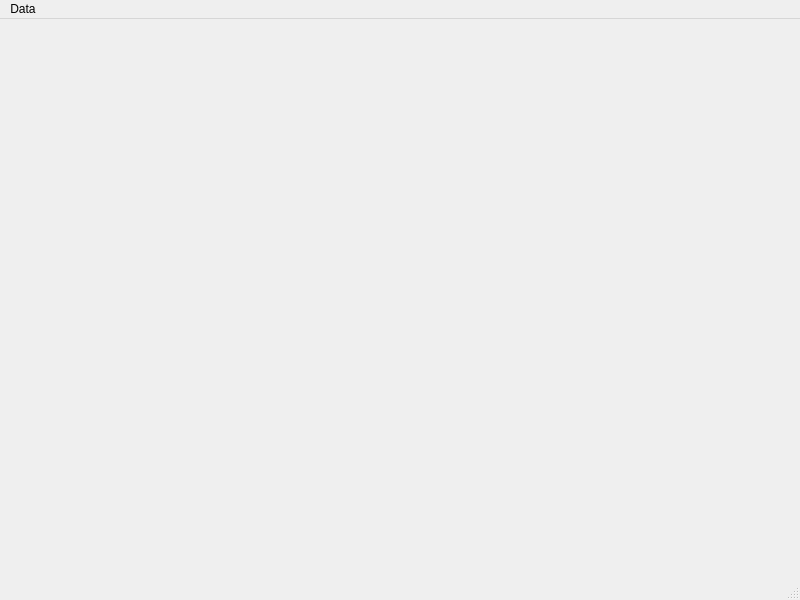
<?xml version="1.0" encoding="UTF-8"?>
<ui version="4.0">
 <class>MainWindow</class>
 <widget class="QMainWindow" name="MainWindow">
  <property name="geometry">
   <rect>
    <x>0</x>
    <y>0</y>
    <width>800</width>
    <height>600</height>
   </rect>
  </property>
  <property name="windowTitle">
   <string>MainWindow</string>
  </property>
  <widget class="QWidget" name="centralwidget"/>
  <widget class="QMenuBar" name="menubar">
   <property name="geometry">
    <rect>
     <x>0</x>
     <y>0</y>
     <width>800</width>
     <height>22</height>
    </rect>
   </property>
   <widget class="QMenu" name="menuData">
    <property name="title">
     <string>Data</string>
    </property>
    <addaction name="actionUpload_flow_data"/>
   </widget>
   <addaction name="menuData"/>
  </widget>
  <widget class="QStatusBar" name="statusbar"/>
  <action name="actionUpload_flow_data">
   <property name="text">
    <string>Download flow data</string>
   </property>
  </action>
 </widget>
 <resources/>
 <connections/>
</ui>
